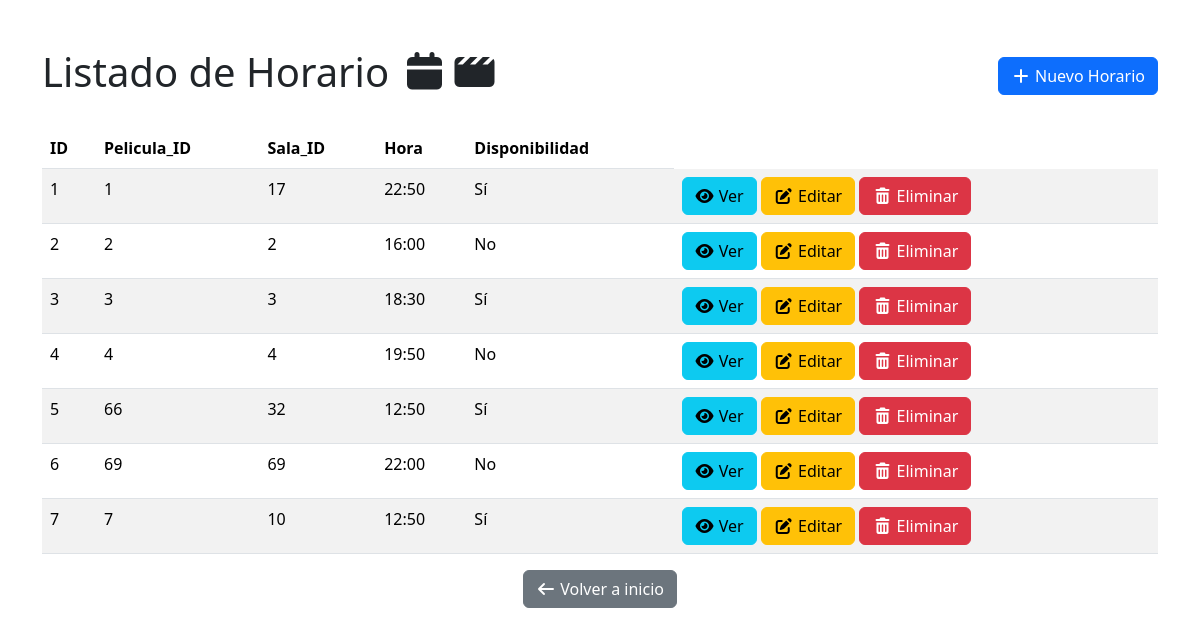
The app's page /horarios, older data.
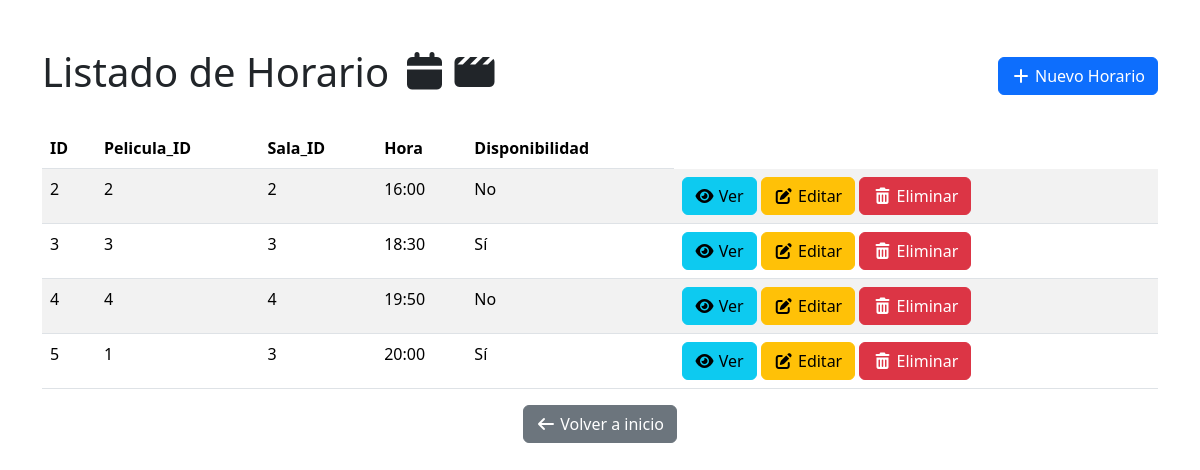
The same page, newer data.
### app/models/horario.py (models this page shows)
class Horario(Base):
    __tablename__ = "horarios" #nombre de la tabla en bd
    id: Mapped[int] = mapped_column(Integer, primary_key=True, autoincrement=True)
    pelicula_id: Mapped[int] = mapped_column(Integer,nullable=False)
    sala_id: Mapped[int] = mapped_column(ForeignKey("salas.id"), nullable=False)
    sala: Mapped["SalaORM"] = relationship("SalaORM")
    hora: Mapped[str] = mapped_column(String, nullable=False)
    disponible:Mapped[bool] = mapped_column(Boolean, nullable=False)

### app/routers/web/horarios.py (the view)
@router.get("", response_class=HTMLResponse)
def list_horarios(request: Request, db: Session = Depends(get_db)):
    horarios = db.execute(select(Horario).options(joinedload(Horario.sala))).scalars().all()
    return templates.TemplateResponse(
        "horarios/list.html",
        {"request": request, "horarios": horarios}
    )

### app/templates/horarios/list.html (shortened to what this page needs)
<!DOCTYPE html>
<html lang="en">
<head>
    <link href="https://cdn.jsdelivr.net/npm/bootstrap@5.3.8/dist/css/bootstrap.min.css" rel="stylesheet">
    <link rel="stylesheet" href="https://cdnjs.cloudflare.com/ajax/libs/font-awesome/7.0.1/css/all.min.css" />
</head>
<body>
    <div class="container mt-5">
        <div class="d-flex justify-content-between align-items-center mb-4">
            <h1>Listado de Horario <i class="fa-solid fa-calendar"></i><i class="fa-solid fa-clapperboard"></i></h1>
            <a href="/horarios/new" class="btn btn-primary">
                <i class="fa-solid fa-plus"></i> Nuevo Horario
            </a>
        </div>
        <table class="table table-striped">
            <thead>
                <tr>
                    <th>ID</th>
                    <th>Pelicula_ID</th>
                    <th>Sala_ID</th>
                    <th>Hora</th>
                    <th>Disponibilidad</th>
                </tr>
            </thead>
            <tbody>
                {% for horario in horarios %}
                <tr>
                    <td>{{ horario.id }}</td>
                    <td>{{ horario.pelicula_id }}</td>
                    <td>{{ horario.sala_id }}</td>
                    <td>{{ horario.hora }}</td>
                    <td>
                        {% if horario.disponible is none %}
                            -
                        {% elif horario.disponible %}
                            Sí
                        {% else %}
                            No
                        {% endif %}
                    </td>
                    <td>
                        <a href="/horarios/{{ horario.id }}" class="btn btn-info"><i class="fa-solid fa-eye"></i> Ver</a>
                        <a href="/horarios/{{ horario.id }}/edit" class="btn btn-warning">
                            <i class="fa-solid fa-pen-to-square"></i> Editar
                        </a>
                        <form method="post" action="/horarios/{{ horario.id }}/delete" style="display: inline" onsubmit="return confirm('¿Estás seguro de que quieres eliminar este horario?');">
                            <button type="submit" class="btn btn-danger">
                                <i class="fa-solid fa-trash-can"></i> Eliminar
                            </button>
                        </form>
                    </td>
                </tr>
                {% endfor %}
            </tbody>
        </table>
    </div>
    <div class="card-footer text-center">
            <a href="/" class="btn btn-secondary">
                <i class="fa fa-arrow-left"></i> Volver a inicio
            </a>
        </div>
</body>
</html>

Row changes from the older to the newer data that the page shows:
removed Horario: id "1", pelicula_id "1", sala_id "17", hora "22:50", disponible "Sí"
removed Horario: id "6", pelicula_id "69", sala_id "69", hora "22:00", disponible "No"
removed Horario: id "7", pelicula_id "7", sala_id "10", hora "12:50", disponible "Sí"
changed Horario id 5: pelicula_id "66" → "1"; sala_id "32" → "3"; hora "12:50" → "20:00"
